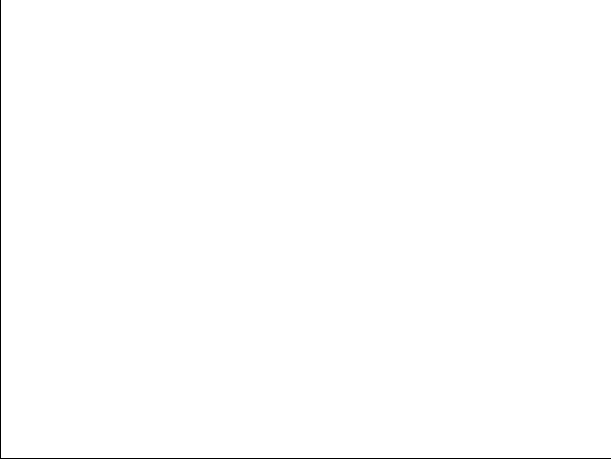
#> input picture hw1/background.png, 611 x 459 px
$ jupyter execute 'hw1 - 97522238.ipynb'
#> lines starting #> are read from the running program, lines starting #| are printed output that depends on the picture; after the words box and inside, x2 and y2 are one past the last pixel; in counts of white or black regions, pixels touching at a corner belong together
In question, they asked us to open **background.png** in 3 channels mode.

if we use cv2.imread,in the default way, it loads images in 3 channels(however maybe, it was GRAYSCALE).
but in global we have 2 kind for loading an image :

1. CV_LOAD_IMAGE_GRAYSCALE => it means we want to load it with 2 channel


2. COLOR_BGR2GRAY => it means we want to load it with 3 channel (it is default value for loading)

so, for **loading background.png** in 3 channel way, we just need load it with cv2.imread()

### cv2.imread

it gets 2 paramters :

  1. filename => Name of file to be loaded.

  2. flags =>	Flag that can take values of cv::ImreadModes (optional)

[cell 1]
import cv2
import os
from matplotlib import pyplot as plt

full_path = os.path.abspath(os.getcwd()) #get the full path of the current file directory

path = full_path+"/background.png"
img = cv2.imread(path)
#> img is the input picture: shape (459, 611, 3); values 198 (black) and 255 (white), 99.6% white; black in thin lines or dots

# plt.imshow(img)
# plt.show()

## BGR and RGB
When reading a color image file, OpenCV imread() reads as a NumPy array ndarray of row (height) x column (width) x color (3). The order of color is BGR (blue, green, red).

The OpenCV function imwrite() that saves an image assumes that the order of colors is BGR, so it is saved as a correct image.

for changing it to RGB form, we just need to use this syntax :

    cv2.cvtColor(src,code)
    which our code is cv2.COLOR_BGR2RGB


[cell 2]
im_rgb = cv2.cvtColor(img, cv2.COLOR_BGR2RGB)

# plt.imshow(im_rgb)
# plt.show()

## Resize

we just need to use cv2.resize() to change

[cell 3]
resized_image = cv2.resize(img, (570, 290))
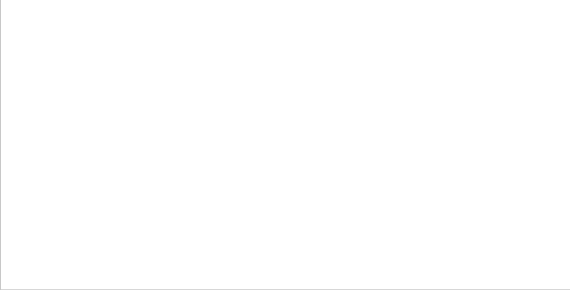
#> resized_image: shape (290, 570, 3); min 199, max 255, mean 254.8
print("(length - height - channel)")
print("previous size = {}".format(img.shape))
#| previous size = (459, 611, 3)
print("resized size = {}".format(resized_image.shape))
#| resized size = (290, 570, 3)

[cell 4]
import numpy as np

width = [20,590]
height = [100,380]

line_thickness = 2
img_hold = img

img_hold = cv2.line(img_hold, (width[0], height[0]), (width[0], height[1]), (255, 0, 255), thickness=line_thickness)
img_hold = cv2.line(img_hold, (width[0], height[1]), (width[1], height[1]), (255, 0, 255), thickness=line_thickness)
img_hold = cv2.line(img_hold, (width[1], height[0]), (width[0], height[0]), (255, 0, 255), thickness=line_thickness)
img_hold = cv2.line(img_hold, (width[1], height[1]), (width[1], height[0]), (255, 0, 255), thickness=line_thickness)
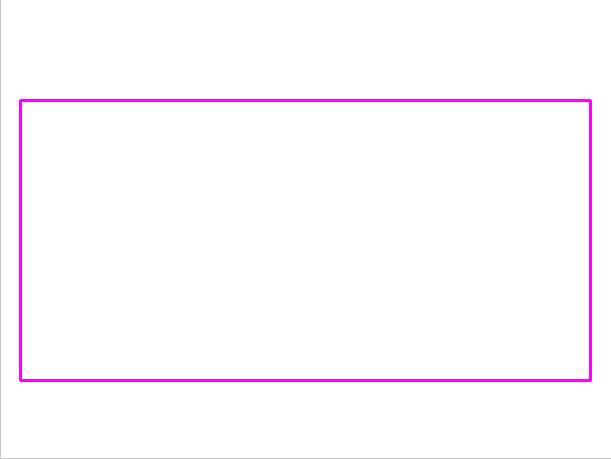
#> img_hold: shape (459, 611, 3); mean B, G, R 254.8, 250.1, 254.8

plt.imshow(img_hold)
plt.show()

[cell 5]
line_thickness = 3
img_hold = cv2.circle(img_hold, (width[0], height[0]),2, (0, 60, 0), thickness=line_thickness)
#> img_hold: shape (459, 611, 3); 0.01% of pixels changed, all inside (x1, y1, x2, y2) = (16, 96, 25, 105)
img_hold = cv2.circle(img_hold, (width[0], height[1]),2, (122, 255, 0), thickness=line_thickness)
#> img_hold: shape (459, 611, 3); mean B, G, R 254.7, 250.2, 254.7
img_hold = cv2.circle(img_hold, (width[1], height[0]),2, (0, 255, 122), thickness=line_thickness)
#> img_hold: shape (459, 611, 3); mean B, G, R 254.7, 250.2, 254.7
img_hold = cv2.circle(img_hold, (width[1], height[1]),2, (122, 0, 122), thickness=line_thickness)
#> img_hold: shape (459, 611, 3); mean B, G, R 254.7, 250.2, 254.7

plt.imshow(img_hold)
plt.show()

## cv2.imshow()

**dont use this function in .ipynb files!**

your python interpreter will crash

i used plt.show() for showing image.

[cell 6]
path = full_path+"/end.png"
img_end = cv2.imread(path)
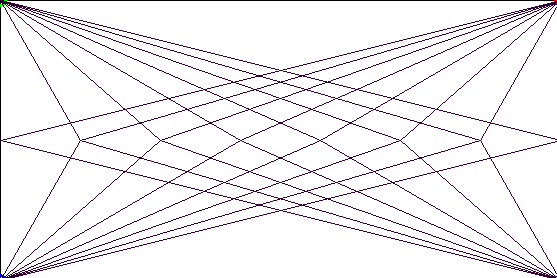
#> input picture hw1/end.png, 557 x 278 px
#> img_end is the input picture: shape (278, 557, 3); mean B, G, R 241.9, 238.9, 241.9
plt.imshow(img_end)
plt.show()

for poltting upper image, we will create 4 image and merge them to each other.

each part has one main node which located in corner of image.

[cell 7]
background_path = full_path+"/background.png"
img_hold = cv2.imread(background_path)
line_thickness = 2
list_node = [(85, 145),(165, 145),(245, 145),(245, 145),(325, 145),(405, 145),(485, 145)]
main_node = [(5, 5),(5, 275),(565, 5),(565, 275)]

for node in main_node:
    for item in list_node :
        img_hold = cv2.line(img_hold, node, item, (255, 0, 255), thickness=line_thickness)
    print("adding {} node".format(str(node)))
    plt.imshow(img_hold)
    plt.show()
#> this loop made 4 passes
#> pass 1, `plt.show()`:
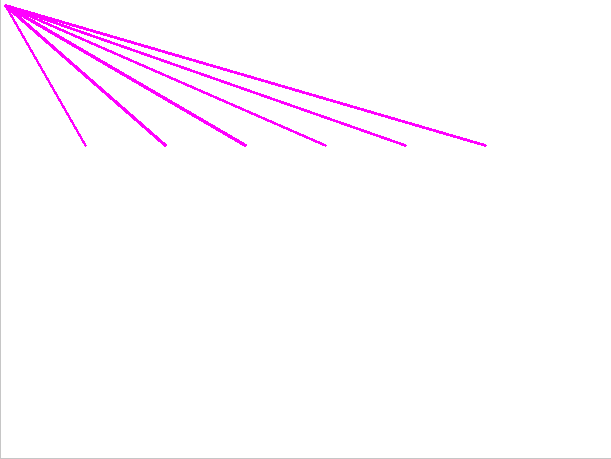
#> shown: shape (459, 611, 3); mean R, G, B 254.8, 250, 254.8
#> pass 2, `plt.show()`:
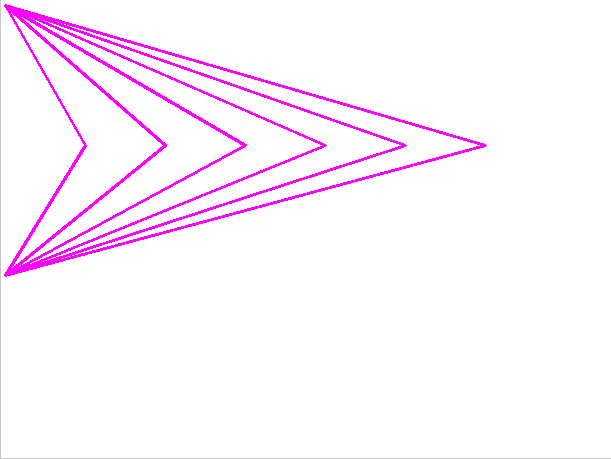
#> shown: shape (459, 611, 3); mean R, G, B 254.8, 245.3, 254.8
#> after the loop:
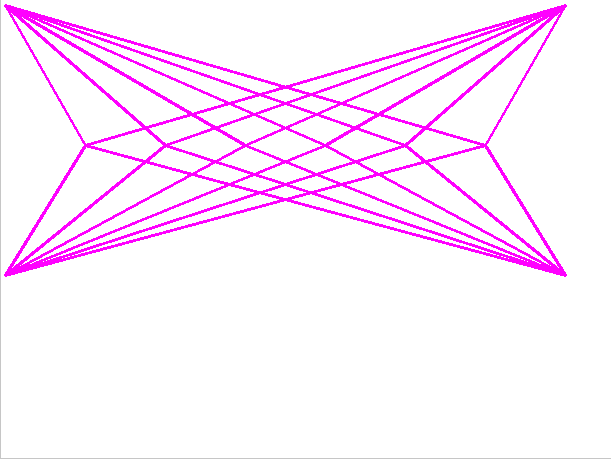
#> img_hold: shape (459, 611, 3); 7.32% of pixels changed, all inside (x1, y1, x2, y2) = (4, 4, 567, 277)

# cv2.imshow(img_end)
img_end = cv2.imwrite("mypic.jpg", img_hold)
